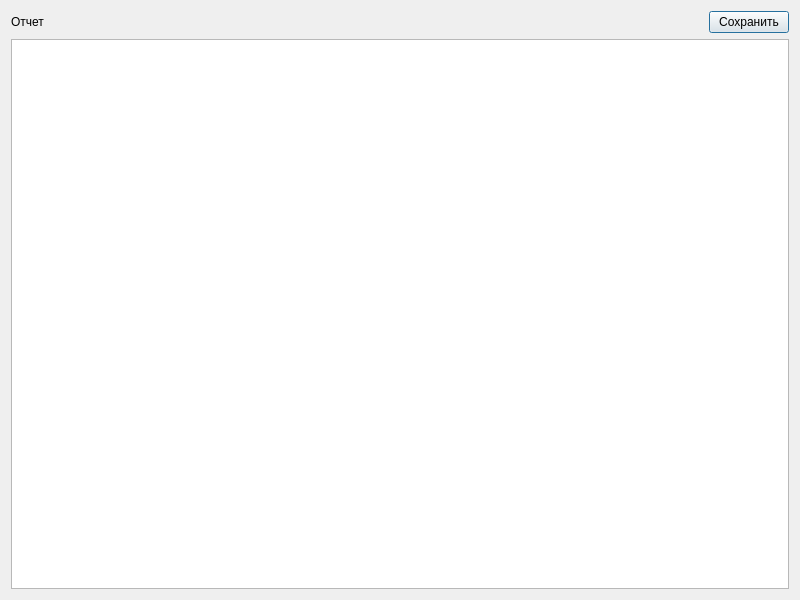
<?xml version="1.0" encoding="UTF-8"?>
<ui version="4.0">
 <class>DialogReport</class>
 <widget class="QDialog" name="DialogReport">
  <property name="geometry">
   <rect>
    <x>0</x>
    <y>0</y>
    <width>800</width>
    <height>600</height>
   </rect>
  </property>
  <property name="windowTitle">
   <string>Расход компонентов на линии дозировки</string>
  </property>
  <layout class="QVBoxLayout" name="verticalLayout_2">
   <item>
    <layout class="QVBoxLayout" name="verticalLayout">
     <item>
      <layout class="QHBoxLayout" name="horizontalLayout">
       <item>
        <widget class="QLabel" name="label">
         <property name="text">
          <string>Отчет</string>
         </property>
        </widget>
       </item>
       <item>
        <spacer name="horizontalSpacer">
         <property name="orientation">
          <enum>Qt::Horizontal</enum>
         </property>
         <property name="sizeHint" stdset="0">
          <size>
           <width>40</width>
           <height>20</height>
          </size>
         </property>
        </spacer>
       </item>
       <item>
        <widget class="QPushButton" name="pushButtonSave">
         <property name="text">
          <string>Сохранить</string>
         </property>
        </widget>
       </item>
      </layout>
     </item>
     <item>
      <widget class="TableView" name="tableView"/>
     </item>
    </layout>
   </item>
  </layout>
 </widget>
 <customwidgets>
  <customwidget>
   <class>TableView</class>
   <extends>QTableView</extends>
   <header>olap/tableview.h</header>
  </customwidget>
 </customwidgets>
 <resources/>
 <connections/>
</ui>
